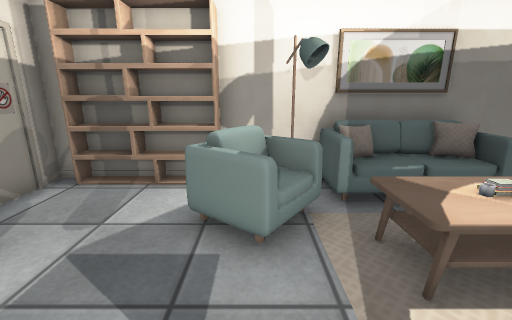
[1] (above)

16 first-person views from a walk through a Unity game level. The camera is 1.2 m above the floor, tilts 14° down and sees 90° across. The floor is counted in squares, 0.5 m on a side. Each view is taken from the middle of a square. On the plan, view 1 faces up. The plan holds only what a view shows up to about 17 squares ahead; the rest is blank. The player character is not drawn. Some animated figures are not drawn. Door leaves are left out, so doorways stand open. Some surface patterns are stand-ins.

[2]
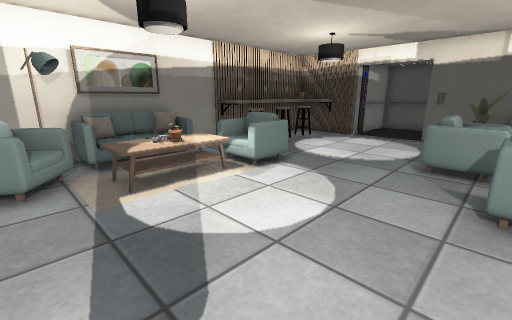

[3]
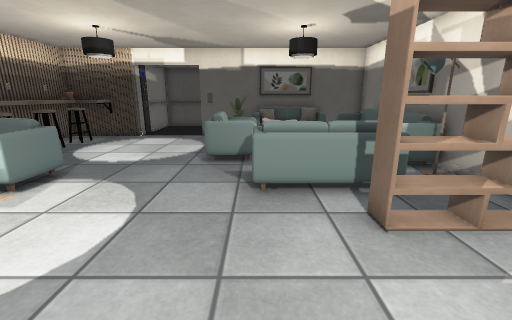

[4]
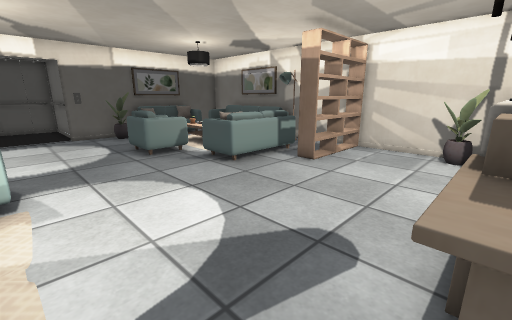

[5]
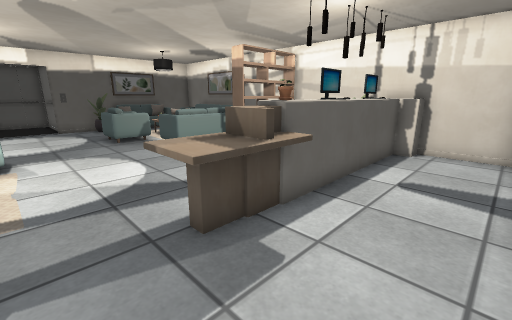

[6]
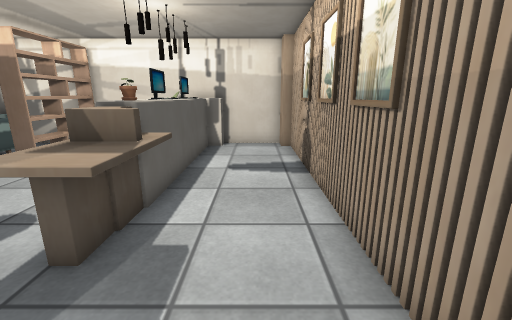

[7]
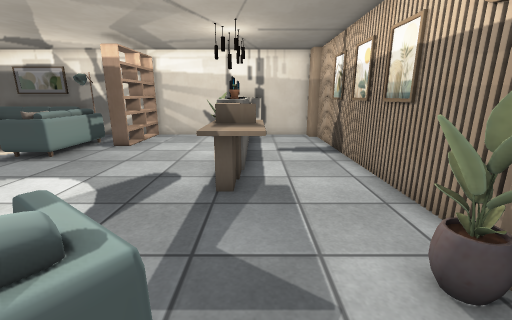

[8]
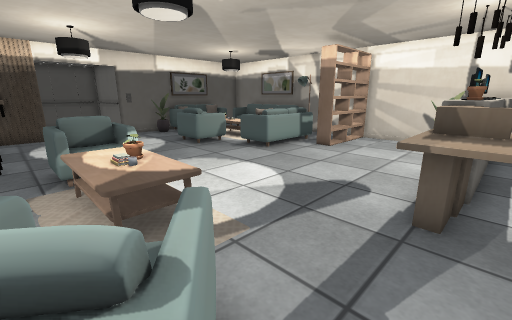

[9]
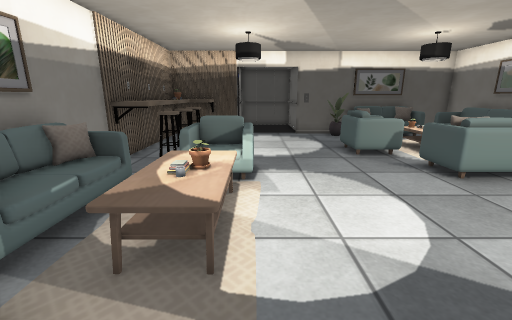

[10]
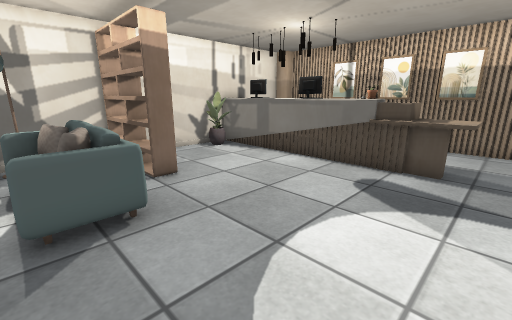

[11]
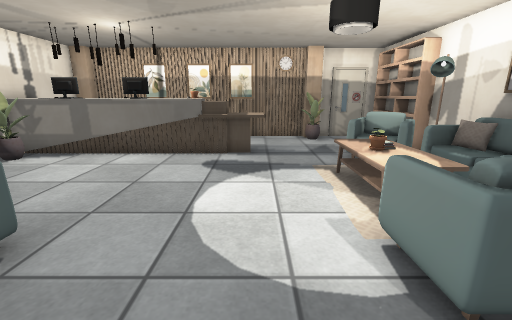

[12]
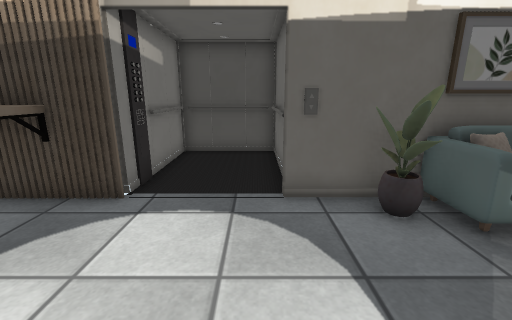

[13]
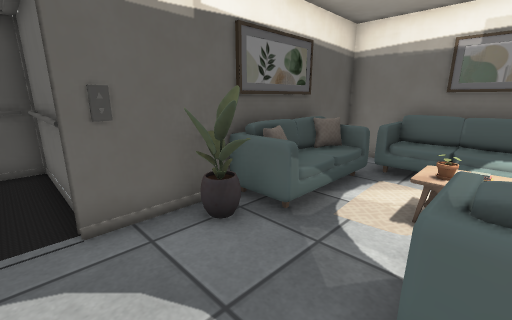

[14]
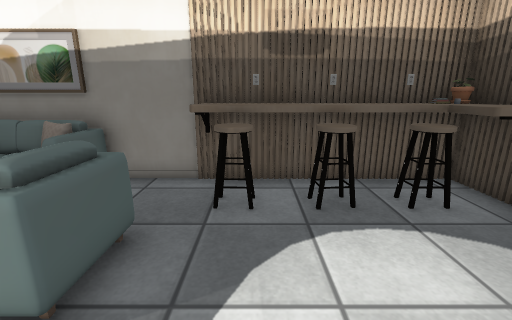

[15]
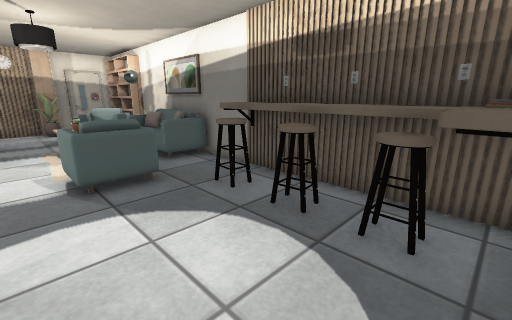

[16]
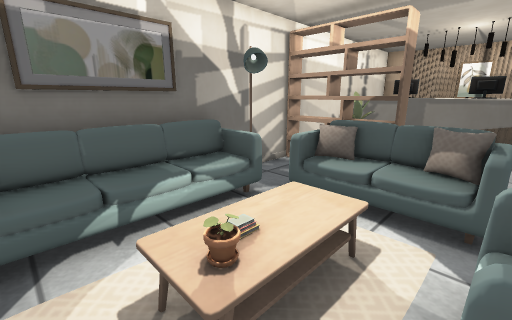

### Floor plan
Key: @ floor where view 1 was taken; # wall or solid block; . main floor; : floor 0.5 m higher than the main floor; D open door; O other object.
Columns run from 6 left of view 1 to 21 right of it. Each row starts with its distance up from view 1.
  8   ###### ######
  7 #OOOOO#####OO##OOOOOOO#
  6 #.... OOOOOOO..OOOOOOO#
  5 #....O:OO...O..OOOO.OO#
  4 #O...OO. O  OOO.......#
  3 #O...... OO OOO.......DO####
  2 #........O..OOO.......D....#
  1 #.....................D....#
  0 #...OO@...............D....#
 -1 #...OO................O#####
 -2 #...OO.........OOO....#
 -3 #...OO.........OOO...O#
 -4 #...OO......OOOOOO..OO#
 -5 #...OO......OOO..O..O #
 -6 #...OO....OOOOO OOO.O #
 -7 #...OO....OOO O  O..O #
 -8 #...OO....OO..OO....OO#
 -9 #...OOO...OO..OOOOOO..#
-10 #O##OO####OO###########
-11 ##############

Positions as (right, up) in squares from view 1, and headings:
1: (0, 0), facing up
2: (0, -4), facing up-right
3: (0, -4), facing right
4: (-1, 2), facing down-right
5: (-5, 2), facing down-right
6: (-4, 3), facing down
7: (-2, 6), facing down
8: (-2, 5), facing down-right
9: (-1, 2), facing right
10: (8, 1), facing down-left
11: (10, 0), facing left
12: (10, 0), facing right
13: (11, 0), facing down-right
14: (10, 0), facing up
15: (15, 1), facing up-left
16: (13, -4), facing down-left
